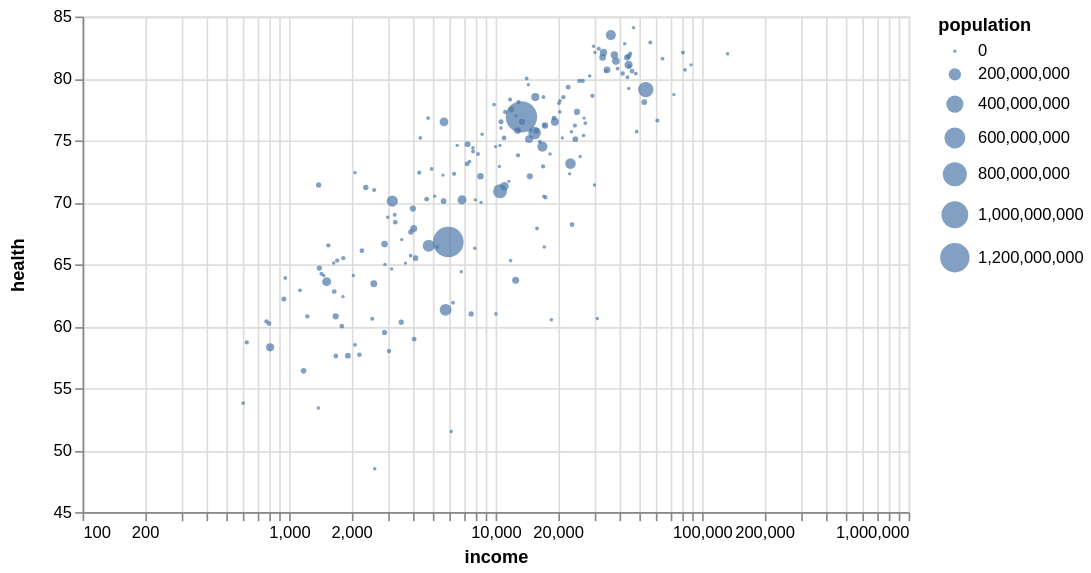

The specification (Vega-Lite) saved for this image:
### Vega-Lite specification from a JSON file in a GitHub repository (floating-point values rounded to 4 significant figures; data arrays with more than 128 entries replaced by an {"elided": "..."} marker saying what was removed)
{"$schema": "https://vega.github.io/schema/vega-lite/v5.json", "description": "A bubble plot showing the correlation between health and income for 187 countries in the world (modified from an example in Lisa Charlotte Rost's blog post 'One Chart, Twelve Charting Libraries' --http://lisacharlotterost.github.io/2016/05/17/one-chart-code/).", "width": 500, "height": 300, "data": {"values": {"elided": "187 records"}}, "mark": "circle", "encoding": {"y": {"field": "health", "type": "quantitative", "scale": {"zero": false}, "axis": {"minExtent": 30}}, "x": {"field": "income", "type": "quantitative", "scale": {"type": "log"}}, "size": {"field": "population", "type": "quantitative"}, "color": {}}}
